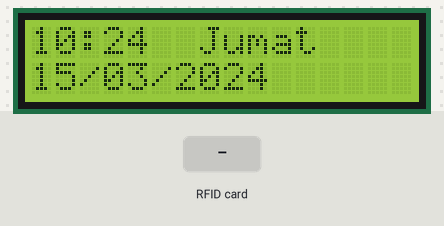
The sketch below on a simulated ESP8266 (NodeMCU). On the bench: 16×2 character LCD. The test bench sets the inputs (shaded band). WiFi joins after 1.5 s; servers stay silent unless stated; network time is answered at once with the bench clock; uploads are accepted with an empty reply; the local clock reads 2024-03-15 10:24:30 at power-on unless the sketch sets it; storage starts empty; EEPROM starts erased; what the sketch prints to the serial monitor is not drawn.

Above: at 2.8 s.
2.9 s: RFID card 12 34 56 78 held to the reader
4.4 s: RFID card 5E 7A 19 C4 held to the reader
At 31.3 s:
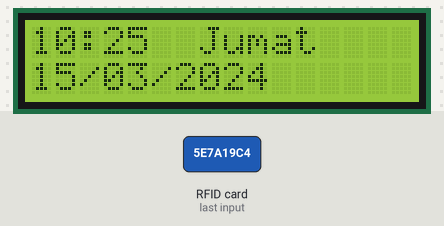
Timing chart, 0 to 31.6 s (numbered marks = the images above; inputs shaded):
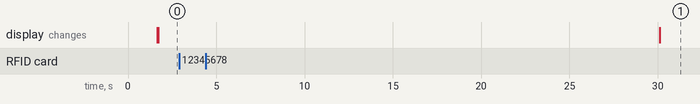

The sketch:

absen_v3.ino
```cpp
#include "require.h"

WiFiUDP ntpUDP;
WiFiClient client;
HTTPClient http;
HTTPClient http2;
ESP8266WebServer web(80);
Config config;

// NTP Client untuk waktu
NTPClient timeClient(ntpUDP, ntpServer, ntpOffset);  // Menambahkan 7 jam untuk WIB (UTC+7)

MFRC522 rfid(SS_PIN, RST_PIN);
LiquidCrystal_I2C lcd(0x27, 16, 2);

// Variabel Global
unsigned long lastTime = 0;
unsigned long displayUpdateInterval = 1000;  // Update tampilan setiap 1 detik
unsigned long lastDisplayUpdate = 0;

void loadConfig() {
  EEPROM.get(0, config);
  // set default value
  if (strlen(config.ssid) == 0) {
    strcpy(config.ssid, "Grendel International");
    strcpy(config.password, "");
    strcpy(config.phpserver, "http://192.168.20.250/absensi/get_data.php");
    strcpy(config.nodered, "http://192.168.20.250:1880/absensi");
  }
}

void webConfig() {
  File file = LittleFS.open("/index.html", "r");
  if (!file) {
    web.send(500, "text/plain", "File Not Found");
    return;
  }
  web.streamFile(file, "text/html");
  file.close();
}

void setup() {
  Serial.begin(115200);
  EEPROM.begin(512);
  loadConfig();
  LittleFS.begin();
  // Konfigurasi I2C
  Wire.begin(D3, D4);  // SDA -> D3, SCL -> D4

  // Inisialisasi LCD
  lcd.begin(16, 2);
  lcd.backlight();
  lcd.print("Connecting WiFi");

  // Koneksi WiFi
  WiFi.begin(config.ssid, config.password);
  Serial.println("Connecting");
  unsigned long startAttempt = millis();
  while (WiFi.status() != WL_CONNECTED && millis() - startAttempt < 10000) {
    delay(500);
    Serial.print(".");
  }
  if (WiFi.status() != WL_CONNECTED) {
    WiFi.softAP("NodeMCU", "12345678");
  } else {
    Serial.println("");
    Serial.print("Terhubung ke WiFi. IP: ");
  }

  Serial.println(WiFi.localIP());

  // Inisialisasi NTP Client
  timeClient.begin();

  // Inisialisasi RFID
  SPI.begin();
  rfid.PCD_Init();

  lcd.clear();
  web.begin();
  web.on("/", HTTP_GET, webConfig);
}

// Fungsi untuk mendapatkan nama hari dalam bahasa Indonesia
String getNamaHari(int dayOfWeek) {
  switch (dayOfWeek) {
    case 0: return "Minggu";
    case 1: return "Senin";
    case 2: return "Selasa";
    case 3: return "Rabu";
    case 4: return "Kamis";
    case 5: return "Jumat";
    case 6: return "Sabtu";
    default: return "Error";
  }
}

// Fungsi untuk menampilkan waktu dan tanggal di LCD
void displayTimeAndDate() {
  timeClient.update();

  // Dapatkan waktu dan tanggal
  time_t epochTime = timeClient.getEpochTime();
  struct tm* ptm = localtime(&epochTime);

  int currentHour = timeClient.getHours();
  int currentMinute = timeClient.getMinutes();
  int currentSecond = timeClient.getSeconds();

  int currentDay = ptm->tm_mday;          // Hari dalam bulan
  int currentMonth = ptm->tm_mon + 1;     // Bulan (1-12)
  int currentYear = ptm->tm_year + 1900;  // Tahun

  String namaHari = getNamaHari(timeClient.getDay());  // 0-6 (Minggu-Sabtu)

  // Format waktu dan tanggal
  char timeStr[6];
  snprintf(timeStr, sizeof(timeStr), "%02d:%02d", currentHour, currentMinute);

  // Tampilkan di LCD
  lcd.clear();
  lcd.setCursor(0, 0);
  lcd.print(timeStr);
  lcd.setCursor(7, 0);
  lcd.print(namaHari);

  lcd.setCursor(0, 1);
  lcd.printf("%02d/%02d/%d", currentDay, currentMonth, currentYear);
}

bool kirimDataAbsensi(String uid) {
  if (WiFi.status() == WL_CONNECTED) {
    http.begin(client, config.phpserver);
    http2.begin(client, config.nodered);
    http.addHeader("Content-Type", "application/x-www-form-urlencoded");
    http2.addHeader("Content-Type", "application/x-www-form-urlencoded");

    // Buat payload untuk dikirim
    String postData = "uid=" + uid;

    // Debug: Tampilkan UID yang dikirim ke Node-RED
    Serial.print("Sending UID to Node-RED: ");
    Serial.println(uid);

    // Kirim data ke Node-RED
    int httpResponseCode = http2.POST(postData);
    if (httpResponseCode > 0) {
      String response = http2.getString();
      Serial.println("Node-RED Response: " + response);

      // Parse JSON response dari Node-RED
      DynamicJsonDocument doc(256);
      DeserializationError error = deserializeJson(doc, response);

      if (!error) {
        // Ekstrak data dari JSON
        const char* status = doc["status"] | "Gagal";

        if (strcmp(status, "success") == 0) {
          const char* nama = doc["nama"] | "Murid";
          const char* kelas = doc["kelas"] | "";
          const char* status_absen = doc["status_absen"] | "";

          // Dapatkan waktu saat ini
          timeClient.update();
          int currentHour = timeClient.getHours();
          int currentMinute = timeClient.getMinutes();

          // Tampilkan di LCD
          lcd.clear();
          lcd.setCursor(0, 0);
          lcd.print(nama);
          lcd.setCursor(0, 1);
          lcd.printf("%s %02d:%02d", status_absen, currentHour, currentMinute);

          // Tahan tampilan selama 3 detik
          delay(3000);

          return true;
        } else {
          lcd.clear();
          lcd.print("Absensi Gagal");
          delay(2000);
        }
      }
    } else {
      Serial.print("Error on sending POST: ");
      Serial.println(httpResponseCode);

      lcd.clear();
      lcd.print("Koneksi Error");
      delay(2000);
    }

    http.end();
    http2.end();
  }
  return false;
}

void loop() {
    web.handleClient();
  // Update waktu secara berkala
  if (millis() - lastDisplayUpdate >= displayUpdateInterval) {
    displayTimeAndDate();
    lastDisplayUpdate = millis();
  }

  // Cek apakah ada kartu RFID
  if (!rfid.PICC_IsNewCardPresent() || !rfid.PICC_ReadCardSerial()) {
    return;
  }

  // Ambil UID dari kartu RFID
  String uid = "";
  for (byte i = 0; i < rfid.uid.size; i++) {
    uid += String(rfid.uid.uidByte[i], HEX);
  }

  // Tampilkan UID di Serial Monitor
  Serial.print("UID Card: ");
  Serial.println(uid);

  // Kirim data ke server
  kirimDataAbsensi(uid);

  // Tunggu sebelum membaca kartu lagi
  delay(2000);
  rfid.PICC_HaltA();
}
```

require.h
```cpp
#include <ESP8266WebServer.h>
#include <EEPROM.h>
#include <ESP8266WiFi.h>
#include <ESP8266HTTPClient.h>
#include <WiFiClient.h>
#include <Wire.h>
#include <LiquidCrystal_I2C.h>
#include <SPI.h>
#include <MFRC522.h>
#include <ArduinoJson.h>
#include <NTPClient.h>
#include <WiFiUdp.h>
#include "FS.h"
#include <LittleFS.h>

// Pin Konfigurasi
#define RST_PIN D1
#define SS_PIN D2

struct Config {
  char ssid[32];
  char password[32];
  char phpserver[64];
  char nodered[64];
};


// Konfigurasi WiFi
// const char* ssid = "Grendel International";
// const char* password = "";

// // Konfigurasi Server Database
// const char* getData = "http://192.168.20.250/absensi/get_data.php";
// const char* nodered = "http://192.168.20.250:1880/absensi";

// // Konfigurasi NTP
const char* ntpServer = "0.id.pool.ntp.org";
const int ntpOffset = 7 * 3600;
```

Measured:
- after the input at 2.9 s, every drawn part: stays the same
